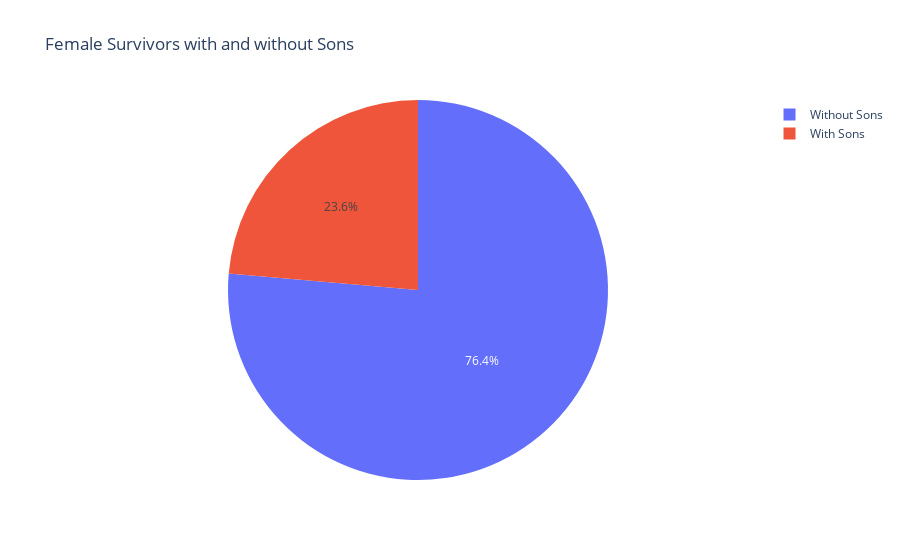

Notebook cell for this chart:
### Code cell
count_with_sons = len(sup_fem_with_sons)
count_out_sons = len(sup_fem_out_sons)


data = pd.DataFrame({
    'Condition': ['With Sons', 'Without Sons'],
    'Count': [count_with_sons, count_out_sons]
})


px.pie(data, names='Condition', values='Count', title='Female Survivors with and without Sons')

### Figure 1 — Plotly figure (JSON) as saved in the notebook; plotly's stock layout.template omitted (floating-point values rounded to 4 significant figures)
{"data": [{"domain": {"x": [0, 1], "y": [0, 1]}, "hovertemplate": "Condition=%{label}<br>Count=%{value}<extra></extra>", "labels": ["With Sons", "Without Sons"], "legendgroup": "", "name": "", "showlegend": true, "type": "pie", "values": [60, 194]}], "layout": {"legend": {"tracegroupgap": 0}, "title": {"text": "Female Survivors with and without Sons"}}}
